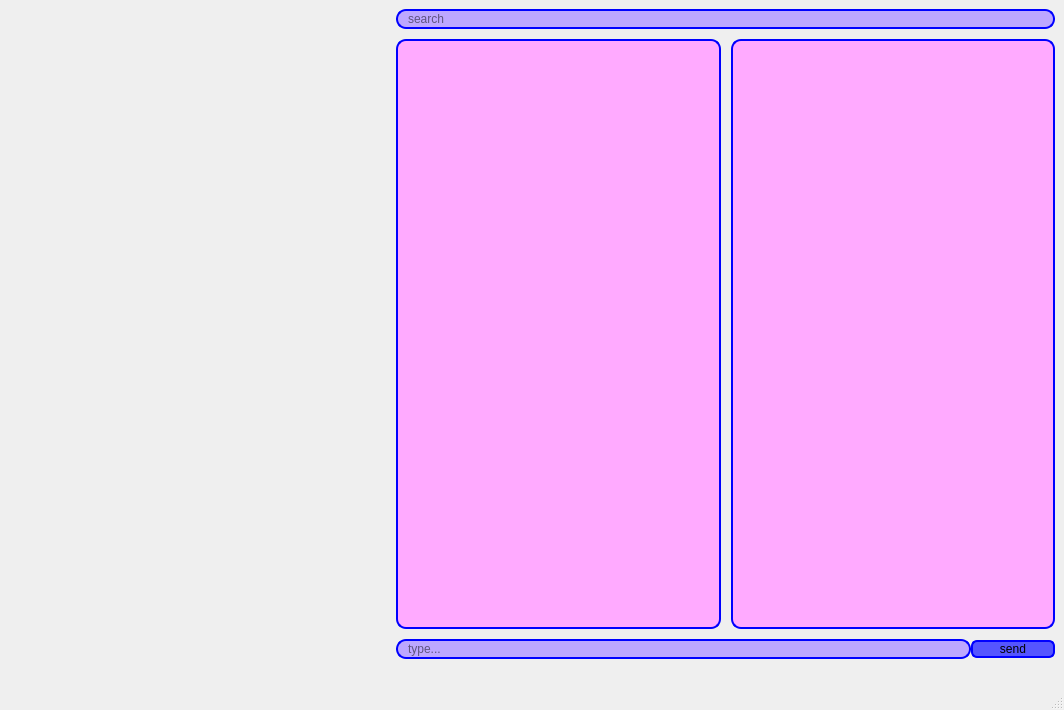
<?xml version="1.0" encoding="UTF-8"?>
<ui version="4.0">
 <class>chat_window</class>
 <widget class="QMainWindow" name="chat_window">
  <property name="geometry">
   <rect>
    <x>0</x>
    <y>0</y>
    <width>1064</width>
    <height>710</height>
   </rect>
  </property>
  <property name="windowTitle">
   <string>MainWindow</string>
  </property>
  <property name="styleSheet">
   <string notr="true">QMainWindow {
        background-image: url(&quot;resourses/background.jpg&quot;); 
        background-repeat: no-repeat; 
        background-position: center;
    }</string>
  </property>
  <widget class="QWidget" name="centralwidget">
   <layout class="QGridLayout" name="gridLayout">
    <item row="0" column="1">
     <layout class="QVBoxLayout" name="verticalLayout">
      <property name="spacing">
       <number>10</number>
      </property>
      <property name="sizeConstraint">
       <enum>QLayout::SetFixedSize</enum>
      </property>
      <item>
       <widget class="QLineEdit" name="search_box">
        <property name="styleSheet">
         <string notr="true">alternate-background-color: rgb(0, 255, 255);
background-color: rgb(189, 167, 255);
border: 2px solid blue;
border-radius: 10px;
padding: 0 8px;</string>
        </property>
        <property name="placeholderText">
         <string>search</string>
        </property>
       </widget>
      </item>
      <item>
       <layout class="QHBoxLayout" name="horizontalLayout_2">
        <item>
         <widget class="QListWidget" name="sender_chat">
          <property name="autoFillBackground">
           <bool>false</bool>
          </property>
          <property name="styleSheet">
           <string notr="true">
QListView{
	border: 2px solid blue;
	border-radius: 10px;
	padding: 0 8px;
	background-color: rgb(255, 170, 255)
}
</string>
          </property>
          <property name="showDropIndicator" stdset="0">
           <bool>false</bool>
          </property>
          <property name="selectionMode">
           <enum>QAbstractItemView::SingleSelection</enum>
          </property>
          <property name="iconSize">
           <size>
            <width>2</width>
            <height>2</height>
           </size>
          </property>
          <property name="textElideMode">
           <enum>Qt::ElideRight</enum>
          </property>
          <property name="flow">
           <enum>QListView::TopToBottom</enum>
          </property>
          <property name="layoutMode">
           <enum>QListView::Batched</enum>
          </property>
          <property name="viewMode">
           <enum>QListView::IconMode</enum>
          </property>
          <property name="selectionRectVisible">
           <bool>false</bool>
          </property>
         </widget>
        </item>
        <item>
         <widget class="QListWidget" name="reciever_chat">
          <property name="layoutDirection">
           <enum>Qt::RightToLeft</enum>
          </property>
          <property name="autoFillBackground">
           <bool>false</bool>
          </property>
          <property name="styleSheet">
           <string notr="true">
QListView{
	border: 2px solid blue;
	border-radius: 10px;
	padding: 0 8px;
	background-color: rgb(255, 170, 255)
}
</string>
          </property>
          <property name="showDropIndicator" stdset="0">
           <bool>false</bool>
          </property>
          <property name="alternatingRowColors">
           <bool>false</bool>
          </property>
          <property name="flow">
           <enum>QListView::TopToBottom</enum>
          </property>
          <property name="isWrapping" stdset="0">
           <bool>false</bool>
          </property>
          <property name="spacing">
           <number>0</number>
          </property>
          <property name="viewMode">
           <enum>QListView::IconMode</enum>
          </property>
          <property name="modelColumn">
           <number>0</number>
          </property>
          <property name="wordWrap">
           <bool>false</bool>
          </property>
          <property name="selectionRectVisible">
           <bool>false</bool>
          </property>
         </widget>
        </item>
       </layout>
      </item>
      <item>
       <layout class="QHBoxLayout" name="horizontalLayout">
        <property name="spacing">
         <number>0</number>
        </property>
        <property name="sizeConstraint">
         <enum>QLayout::SetFixedSize</enum>
        </property>
        <item>
         <widget class="QLineEdit" name="message_box">
          <property name="styleSheet">
           <string notr="true">alternate-background-color: rgb(0, 255, 255);
background-color: rgb(189, 167, 255);
border: 2px solid blue;
border-radius: 10px;
padding: 0 8px;</string>
          </property>
          <property name="placeholderText">
           <string>type...</string>
          </property>
         </widget>
        </item>
        <item>
         <widget class="QPushButton" name="send_button">
          <property name="styleSheet">
           <string notr="true">QPushButton {
    border: 2px solid rgb(0, 0, 255);
    border-radius: 6px;
	
	background-color: rgb(85, 85, 255);
    min-width: 80px;
}

QPushButton:pressed {
	
	background-color: rgb(85, 170, 255);
}
</string>
          </property>
          <property name="text">
           <string>send</string>
          </property>
         </widget>
        </item>
       </layout>
      </item>
     </layout>
    </item>
    <item row="0" column="0">
     <layout class="QVBoxLayout" name="contact_layout"/>
    </item>
    <item row="1" column="0">
     <spacer name="horizontalSpacer_2">
      <property name="orientation">
       <enum>Qt::Horizontal</enum>
      </property>
      <property name="sizeType">
       <enum>QSizePolicy::Fixed</enum>
      </property>
      <property name="sizeHint" stdset="0">
       <size>
        <width>387</width>
        <height>20</height>
       </size>
      </property>
     </spacer>
    </item>
   </layout>
  </widget>
  <widget class="QMenuBar" name="menubar">
   <property name="geometry">
    <rect>
     <x>0</x>
     <y>0</y>
     <width>1064</width>
     <height>20</height>
    </rect>
   </property>
  </widget>
  <widget class="QStatusBar" name="statusbar"/>
 </widget>
 <resources/>
 <connections/>
</ui>
